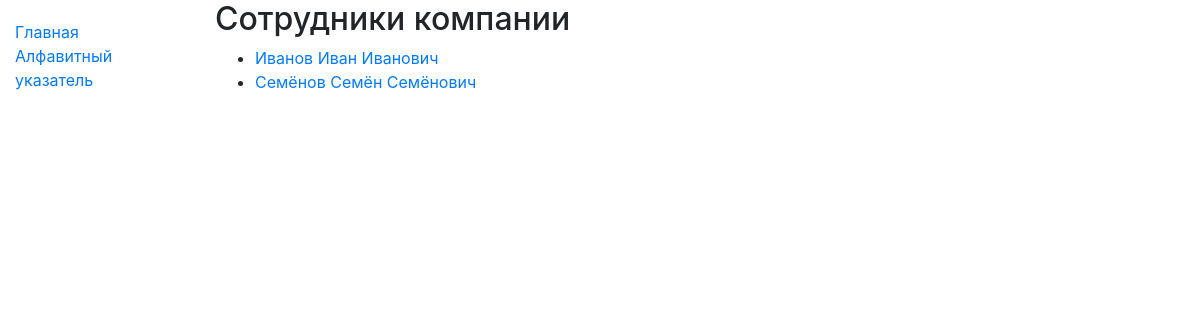
/employees/, run on an earlier commit of the app's database.
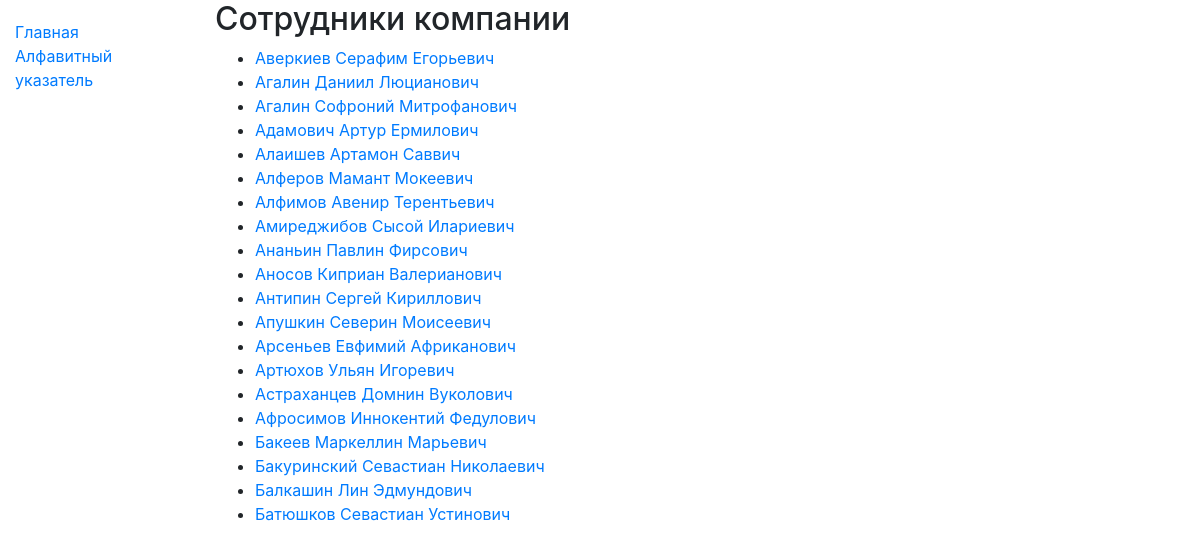
And on a later commit of the database.
### employees/models.py (models this page shows, shortened)
class Employee(models.Model):
    first_name = models.CharField(verbose_name="Имя", max_length=50)
    middle_name = models.CharField(verbose_name="Отчество", max_length=50)
    last_name = models.CharField(verbose_name="Фамилия", max_length=50)
    birthday = models.DateField(verbose_name="Дата рождения")
    email = models.EmailField(verbose_name="e-mail")
    phone = PhoneField(verbose_name="Телефон")
    begin_work = models.DateField(verbose_name="Начало работы")
    end_work = models.DateField(verbose_name="Окончание работы", blank=True, null=True, help_text="Введите дату увольнения сотрудника")
    position = models.CharField(verbose_name="Должность", max_length=200)
    department = models.ForeignKey(Department, on_delete=models.SET_NULL, blank=True, null=True, verbose_name="Отдел")
    class Meta:
        db_table = "employee"
        ordering = ["last_name", "first_name", "middle_name"]
    def display_last_name(self):
        return '{0} {1} {2}'.format(self.last_name, self.first_name, self.middle_name)
    display_last_name.short_description = "Ф.И.О."

### employees/views.py (the view)
# urls.py: path('', views.IndexView.as_view(), name='index'),
class IndexView(generic.ListView):
    model = models.Employee
    context_object_name = 'employees'
    template_name = 'employees/index.html'
    paginate_by = 20

### employees/templates/employees/index.html (shortened to what this page needs)
{% extends "base.html" %}
{% block content %}
    <h2>Сотрудники компании</h2>
    {% if employees %}
        <ul>
            {% for employee in employees %}
                <li><a href="{% url 'employee-detail' employee.pk %}">{{ employee.display_last_name }}</a></li>
            {% endfor %}
        </ul>
        {% load bootstrap4 %}
    {% else %}
            <p>Нет сотрудников в базе</p>
    {% endif %}
{% endblock %}

### templates/base.html (shortened to what this page needs)
<!DOCTYPE html>
<html lang="ru">
<head>
  {% load bootstrap4 %}
  {% bootstrap_css %}
  {% load static %}
  <link rel="stylesheet" href="{% static 'css/styles.css' %}">
</head>
<body>
  <div class="container-fluid">
    <div class="row">
      <div class="col-sm-2">
      {% block sidebar %}
      <ul class="sidebar-nav">
        <li><a href="{% url 'index' %}">Главная</a></li>
        <li><a href="">Алфавитный указатель</a></li>
      </ul>
     {% endblock %}
      </div>
      <div class="col-sm-10 ">
      {% block content %}{% endblock %}
      </div>
    </div>
  </div>
</body>
</html>

### static/css/styles.css (style rules this page uses)
.sidebar-nav { margin-top: 20px; padding: 0; list-style: none; }

What changed in the data, as far as the page shows it:
no longer on this page (row edited): Employee: display_last_name "Иванов Иван Иванович"
no longer on this page (row edited): Employee: display_last_name "Семёнов Семён Семёнович"
added Employee: display_last_name "Аверкиев Серафим Егорьевич"
added Employee: display_last_name "Агалин Даниил Люцианович"
added Employee: display_last_name "Агалин Софроний Митрофанович"
added Employee: display_last_name "Адамович Артур Ермилович"
added Employee: display_last_name "Алаишев Артамон Саввич"
added Employee: display_last_name "Алферов Мамант Мокеевич"
added Employee: display_last_name "Алфимов Авенир Терентьевич"
added Employee: display_last_name "Амиреджибов Сысой Илариевич"
added Employee: display_last_name "Ананьин Павлин Фирсович"
added Employee: display_last_name "Аносов Киприан Валерианович"
added Employee: display_last_name "Антипин Сергей Кириллович"
added Employee: display_last_name "Апушкин Северин Моисеевич"
added Employee: display_last_name "Арсеньев Евфимий Африканович"
added Employee: display_last_name "Артюхов Ульян Игоревич"
added Employee: display_last_name "Астраханцев Домнин Вуколович"
added Employee: display_last_name "Афросимов Иннокентий Федулович"
added Employee: display_last_name "Бакеев Маркеллин Марьевич"
added Employee: display_last_name "Бакуринский Севастиан Николаевич"
added Employee: display_last_name "Балкашин Лин Эдмундович"
added Employee: display_last_name "Батюшков Севастиан Устинович"
